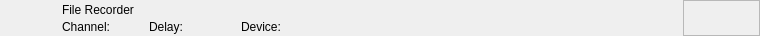
<?xml version="1.0" encoding="UTF-8"?>
<ui version="4.0">
 <class>RundownFileRecorderWidget</class>
 <widget class="QWidget" name="RundownFileRecorderWidget">
  <property name="geometry">
   <rect>
    <x>0</x>
    <y>0</y>
    <width>760</width>
    <height>36</height>
   </rect>
  </property>
  <layout class="QHBoxLayout" name="horizontalLayout">
   <property name="spacing">
    <number>0</number>
   </property>
   <property name="margin">
    <number>0</number>
   </property>
   <item>
    <widget class="QFrame" name="frameItem">
     <property name="sizePolicy">
      <sizepolicy hsizetype="Preferred" vsizetype="Fixed">
       <horstretch>0</horstretch>
       <verstretch>0</verstretch>
      </sizepolicy>
     </property>
     <property name="minimumSize">
      <size>
       <width>0</width>
       <height>36</height>
      </size>
     </property>
     <widget class="QLabel" name="labelIcon">
      <property name="geometry">
       <rect>
        <x>22</x>
        <y>2</y>
        <width>32</width>
        <height>32</height>
       </rect>
      </property>
      <property name="text">
       <string/>
      </property>
      <property name="pixmap">
       <pixmap resource="../Widgets.qrc">:/Graphics/Images/FileRecorder.png</pixmap>
      </property>
      <property name="scaledContents">
       <bool>true</bool>
      </property>
     </widget>
     <widget class="QLabel" name="labelLabel">
      <property name="geometry">
       <rect>
        <x>62</x>
        <y>2</y>
        <width>533</width>
        <height>16</height>
       </rect>
      </property>
      <property name="text">
       <string>File Recorder</string>
      </property>
     </widget>
     <widget class="QLabel" name="labelColor">
      <property name="geometry">
       <rect>
        <x>0</x>
        <y>0</y>
        <width>18</width>
        <height>36</height>
       </rect>
      </property>
      <property name="text">
       <string/>
      </property>
     </widget>
     <widget class="QLabel" name="labelGroupColor">
      <property name="geometry">
       <rect>
        <x>0</x>
        <y>0</y>
        <width>6</width>
        <height>36</height>
       </rect>
      </property>
      <property name="text">
       <string/>
      </property>
     </widget>
     <widget class="QLabel" name="labelDevice">
      <property name="geometry">
       <rect>
        <x>241</x>
        <y>19</y>
        <width>260</width>
        <height>16</height>
       </rect>
      </property>
      <property name="text">
       <string>Device:</string>
      </property>
     </widget>
     <widget class="QLabel" name="labelChannel">
      <property name="geometry">
       <rect>
        <x>62</x>
        <y>19</y>
        <width>78</width>
        <height>16</height>
       </rect>
      </property>
      <property name="text">
       <string>Channel:</string>
      </property>
     </widget>
     <widget class="QLabel" name="labelDelay">
      <property name="geometry">
       <rect>
        <x>149</x>
        <y>19</y>
        <width>83</width>
        <height>16</height>
       </rect>
      </property>
      <property name="text">
       <string>Delay:</string>
      </property>
     </widget>
    </widget>
   </item>
   <item>
    <widget class="QFrame" name="frameStatus">
     <property name="minimumSize">
      <size>
       <width>77</width>
       <height>0</height>
      </size>
     </property>
     <property name="maximumSize">
      <size>
       <width>77</width>
       <height>16777215</height>
      </size>
     </property>
     <property name="frameShape">
      <enum>QFrame::StyledPanel</enum>
     </property>
     <property name="frameShadow">
      <enum>QFrame::Raised</enum>
     </property>
     <widget class="QLabel" name="labelGpiConnected">
      <property name="geometry">
       <rect>
        <x>1</x>
        <y>2</y>
        <width>32</width>
        <height>32</height>
       </rect>
      </property>
      <property name="minimumSize">
       <size>
        <width>32</width>
        <height>32</height>
       </size>
      </property>
      <property name="maximumSize">
       <size>
        <width>32</width>
        <height>32</height>
       </size>
      </property>
      <property name="lineWidth">
       <number>0</number>
      </property>
      <property name="text">
       <string/>
      </property>
      <property name="pixmap">
       <pixmap resource="../Widgets.qrc">:/Graphics/Images/GpiConnected.png</pixmap>
      </property>
      <property name="scaledContents">
       <bool>true</bool>
      </property>
     </widget>
     <widget class="QLabel" name="labelDisconnected">
      <property name="geometry">
       <rect>
        <x>32</x>
        <y>2</y>
        <width>32</width>
        <height>32</height>
       </rect>
      </property>
      <property name="minimumSize">
       <size>
        <width>32</width>
        <height>32</height>
       </size>
      </property>
      <property name="maximumSize">
       <size>
        <width>32</width>
        <height>32</height>
       </size>
      </property>
      <property name="text">
       <string/>
      </property>
      <property name="pixmap">
       <pixmap resource="../Widgets.qrc">:/Graphics/Images/Disconnected.png</pixmap>
      </property>
      <property name="scaledContents">
       <bool>true</bool>
      </property>
     </widget>
     <widget class="QLabel" name="labelActiveColor">
      <property name="geometry">
       <rect>
        <x>69</x>
        <y>0</y>
        <width>8</width>
        <height>36</height>
       </rect>
      </property>
      <property name="minimumSize">
       <size>
        <width>8</width>
        <height>36</height>
       </size>
      </property>
      <property name="maximumSize">
       <size>
        <width>8</width>
        <height>36</height>
       </size>
      </property>
      <property name="text">
       <string/>
      </property>
     </widget>
    </widget>
   </item>
  </layout>
 </widget>
 <resources>
  <include location="../Widgets.qrc"/>
 </resources>
 <connections/>
 <slots>
  <slot>addToCombo()</slot>
 </slots>
</ui>
